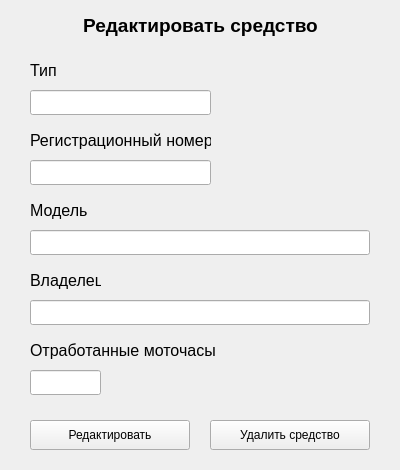
<?xml version="1.0" encoding="UTF-8"?>
<ui version="4.0">
 <class>EditVehicle</class>
 <widget class="QWidget" name="EditVehicle">
  <property name="geometry">
   <rect>
    <x>0</x>
    <y>0</y>
    <width>400</width>
    <height>470</height>
   </rect>
  </property>
  <property name="windowTitle">
   <string>Form</string>
  </property>
  <widget class="QLineEdit" name="model_input">
   <property name="geometry">
    <rect>
     <x>30</x>
     <y>230</y>
     <width>340</width>
     <height>25</height>
    </rect>
   </property>
  </widget>
  <widget class="QLabel" name="type_label">
   <property name="geometry">
    <rect>
     <x>30</x>
     <y>60</y>
     <width>31</width>
     <height>20</height>
    </rect>
   </property>
   <property name="font">
    <font>
     <pointsize>12</pointsize>
     <bold>false</bold>
    </font>
   </property>
   <property name="text">
    <string>Тип</string>
   </property>
  </widget>
  <widget class="QLabel" name="label">
   <property name="geometry">
    <rect>
     <x>0</x>
     <y>10</y>
     <width>401</width>
     <height>31</height>
    </rect>
   </property>
   <property name="font">
    <font>
     <pointsize>14</pointsize>
     <bold>true</bold>
    </font>
   </property>
   <property name="text">
    <string>Редактировать средство</string>
   </property>
   <property name="alignment">
    <set>Qt::AlignCenter</set>
   </property>
  </widget>
  <widget class="QLineEdit" name="type_input">
   <property name="geometry">
    <rect>
     <x>30</x>
     <y>90</y>
     <width>181</width>
     <height>25</height>
    </rect>
   </property>
  </widget>
  <widget class="QLabel" name="owner_label">
   <property name="geometry">
    <rect>
     <x>30</x>
     <y>270</y>
     <width>71</width>
     <height>20</height>
    </rect>
   </property>
   <property name="font">
    <font>
     <pointsize>12</pointsize>
     <bold>false</bold>
    </font>
   </property>
   <property name="text">
    <string>Владелец</string>
   </property>
  </widget>
  <widget class="QLineEdit" name="owner_input">
   <property name="geometry">
    <rect>
     <x>30</x>
     <y>300</y>
     <width>340</width>
     <height>25</height>
    </rect>
   </property>
  </widget>
  <widget class="QPushButton" name="edit_button">
   <property name="geometry">
    <rect>
     <x>30</x>
     <y>420</y>
     <width>160</width>
     <height>30</height>
    </rect>
   </property>
   <property name="text">
    <string>Редактировать</string>
   </property>
  </widget>
  <widget class="QLabel" name="reg_label">
   <property name="geometry">
    <rect>
     <x>30</x>
     <y>130</y>
     <width>181</width>
     <height>20</height>
    </rect>
   </property>
   <property name="font">
    <font>
     <pointsize>12</pointsize>
     <bold>false</bold>
    </font>
   </property>
   <property name="text">
    <string>Регистрационный номер</string>
   </property>
  </widget>
  <widget class="QLabel" name="hours_label">
   <property name="geometry">
    <rect>
     <x>30</x>
     <y>340</y>
     <width>191</width>
     <height>20</height>
    </rect>
   </property>
   <property name="font">
    <font>
     <pointsize>12</pointsize>
     <bold>false</bold>
    </font>
   </property>
   <property name="text">
    <string>Отработанные моточасы</string>
   </property>
  </widget>
  <widget class="QLineEdit" name="reg_input">
   <property name="geometry">
    <rect>
     <x>30</x>
     <y>160</y>
     <width>181</width>
     <height>25</height>
    </rect>
   </property>
  </widget>
  <widget class="QLabel" name="model_label">
   <property name="geometry">
    <rect>
     <x>30</x>
     <y>200</y>
     <width>61</width>
     <height>20</height>
    </rect>
   </property>
   <property name="font">
    <font>
     <pointsize>12</pointsize>
     <bold>false</bold>
    </font>
   </property>
   <property name="text">
    <string>Модель</string>
   </property>
  </widget>
  <widget class="QLineEdit" name="hours_input">
   <property name="geometry">
    <rect>
     <x>30</x>
     <y>370</y>
     <width>71</width>
     <height>25</height>
    </rect>
   </property>
  </widget>
  <widget class="QPushButton" name="delete_button">
   <property name="geometry">
    <rect>
     <x>210</x>
     <y>420</y>
     <width>160</width>
     <height>30</height>
    </rect>
   </property>
   <property name="text">
    <string>Удалить средство</string>
   </property>
  </widget>
 </widget>
 <resources/>
 <connections/>
</ui>
